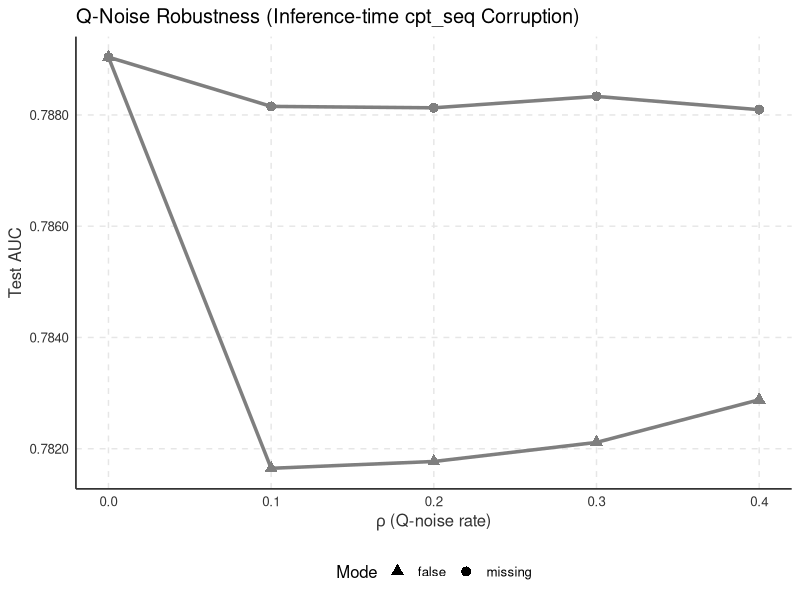
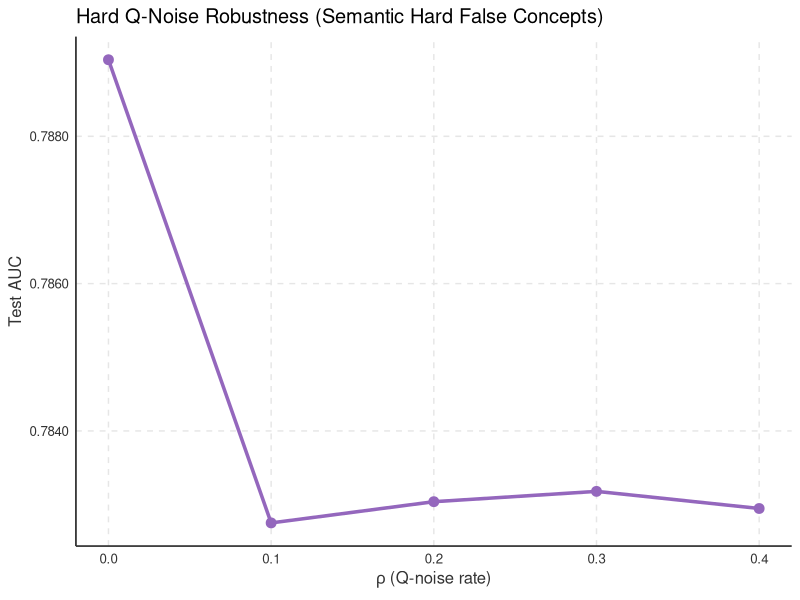
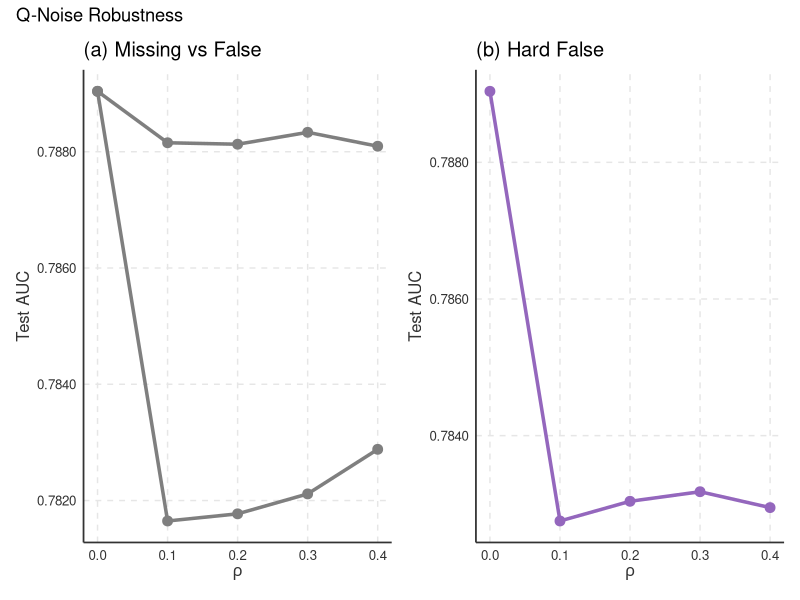
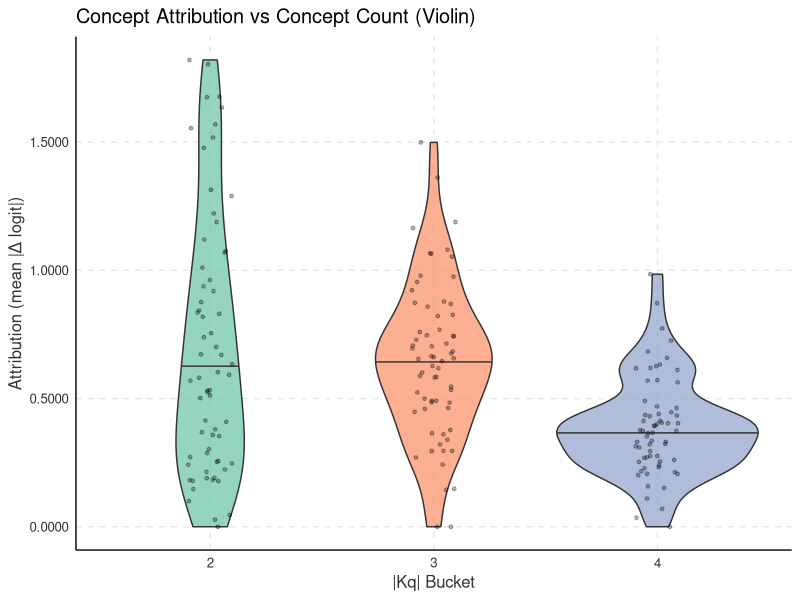
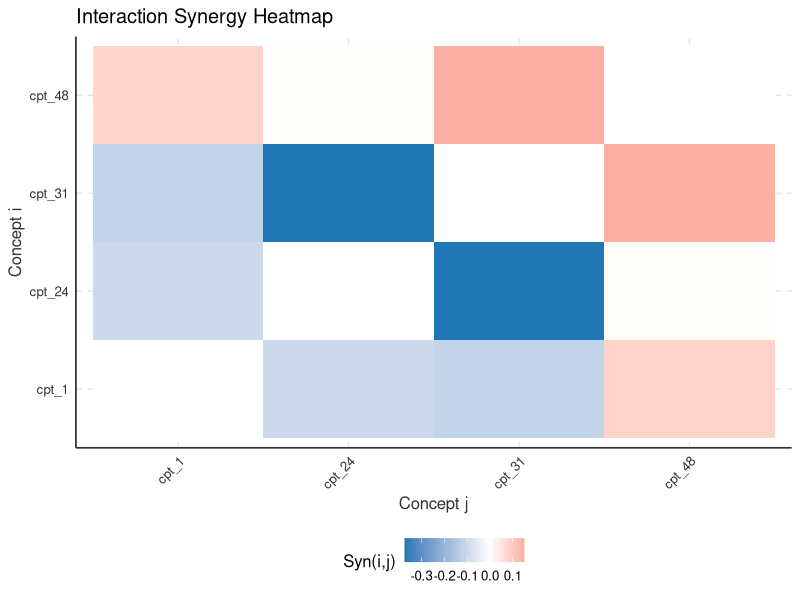
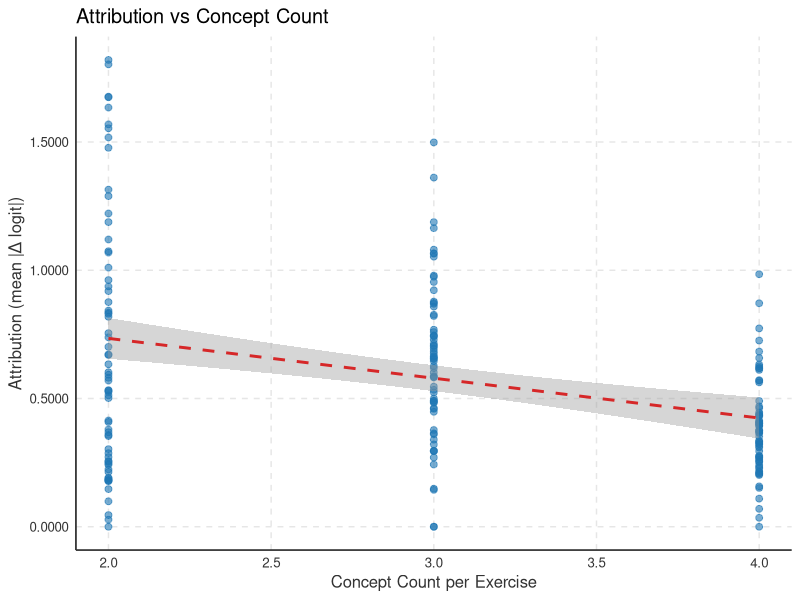

Generate these figures, in order, with R:
#!/usr/bin/env Rscript
# Experiment 3: Interaction & Q-Noise Plots (R version)
# Generate all plots for exp_m3_out/assist_09

library(ggplot2)
library(dplyr)
library(tidyr)
library(scales)
library(reshape2)

# Set working directory
setwd("/home/zsh/xph_image/exp_m3_out/assist_09")

# Publication-quality theme
theme_pub <- theme_minimal(base_size = 12) +
  theme(
    text = element_text(family = "sans"),
    plot.background = element_rect(fill = "white", color = NA),
    panel.background = element_rect(fill = "white", color = NA),
    panel.grid.major = element_line(color = "#E6E6E6", linetype = "dashed", linewidth = 0.5),
    panel.grid.minor = element_blank(),
    axis.line = element_line(color = "#333333", linewidth = 0.6),
    axis.text = element_text(color = "#333333"),
    axis.title = element_text(color = "#333333"),
    legend.position = "bottom",
    legend.background = element_rect(fill = "white", color = NA)
  )

# Color palette
colors <- c(
  blue = "#1f77b4",
  orange = "#ff7f0e",
  green = "#2ca02c",
  red = "#d62728",
  purple = "#9467bd",
  gray = "#7f7f7f"
)

# ============================================================
# Plot 1: Q-Noise Robustness Curve (missing vs false)
# ============================================================
cat("Generating qnoise_curve.png...\n")
qnoise <- read.csv("qnoise_curve.csv")

p1 <- ggplot(qnoise, aes(x = rho, y = auc, color = mode, shape = mode)) +
  geom_line(size = 1.2) +
  geom_point(size = 3) +
  scale_color_manual(values = c("missing" = colors["orange"], "false" = colors["red"])) +
  scale_shape_manual(values = c("missing" = 16, "false" = 17)) +
  labs(
    title = "Q-Noise Robustness (Inference-time cpt_seq Corruption)",
    x = expression(rho ~ "(Q-noise rate)"),
    y = "Test AUC",
    color = "Mode",
    shape = "Mode"
  ) +
  scale_y_continuous(labels = label_number(accuracy = 0.0001)) +
  theme_pub

ggsave("R_qnoise_curve.png", p1, width = 7, height = 5, dpi = 300)

# ============================================================
# Plot 2: Hard Q-Noise Curve
# ============================================================
cat("Generating qnoise_hard_curve.png...\n")
qnoise_hard <- read.csv("qnoise_hard_curve.csv")

p2 <- ggplot(qnoise_hard, aes(x = rho, y = auc)) +
  geom_line(color = colors["purple"], size = 1.2) +
  geom_point(color = colors["purple"], size = 3) +
  labs(
    title = "Hard Q-Noise Robustness (Semantic Hard False Concepts)",
    x = expression(rho ~ "(Q-noise rate)"),
    y = "Test AUC"
  ) +
  scale_y_continuous(labels = label_number(accuracy = 0.0001)) +
  theme_pub

ggsave("R_qnoise_hard_curve.png", p2, width = 7, height = 5, dpi = 300)

# ============================================================
# Plot 3: Q-Noise Combo (2 panels)
# ============================================================
cat("Generating qnoise_combo.png...\n")
library(patchwork)

# Panel a: missing vs false
pa <- ggplot(qnoise, aes(x = rho, y = auc, color = mode)) +
  geom_line(size = 1.2) +
  geom_point(size = 3) +
  scale_color_manual(values = c("missing" = colors["orange"], "false" = colors["red"])) +
  labs(title = "(a) Missing vs False", x = expression(rho), y = "Test AUC") +
  scale_y_continuous(labels = label_number(accuracy = 0.0001)) +
  theme_pub + theme(legend.position = "right")

# Panel b: hard false
pb <- ggplot(qnoise_hard, aes(x = rho, y = auc)) +
  geom_line(color = colors["purple"], size = 1.2) +
  geom_point(color = colors["purple"], size = 3) +
  labs(title = "(b) Hard False", x = expression(rho), y = "Test AUC") +
  scale_y_continuous(labels = label_number(accuracy = 0.0001)) +
  theme_pub

p3 <- pa + pb + plot_layout(ncol = 2) +
  plot_annotation(title = "Q-Noise Robustness")

ggsave("R_qnoise_combo.png", p3, width = 12, height = 5, dpi = 300)

# ============================================================
# Plot 4: Attribution Violin (by concept count bucket)
# ============================================================
cat("Generating attribution_violin.png...\n")
attribution <- read.csv("attribution_table.csv")

# Bucket concept count
attribution$bucket <- cut(attribution$concept_count,
                          breaks = c(0, 2, 3, 4, Inf),
                          labels = c("2", "3", "4", "5+"),
                          right = TRUE)

p4 <- ggplot(attribution, aes(x = bucket, y = attr_logit_mean, fill = bucket)) +
  geom_violin(alpha = 0.7, draw_quantiles = c(0.5)) +
  geom_jitter(width = 0.1, alpha = 0.3, size = 1) +
  scale_fill_brewer(palette = "Set2") +
  labs(
    title = "Concept Attribution vs Concept Count (Violin)",
    x = "|Kq| Bucket",
    y = "Attribution (mean |Δ logit|)"
  ) +
  scale_y_continuous(labels = label_number(accuracy = 0.0001)) +
  theme_pub +
  theme(legend.position = "none")

ggsave("R_attribution_violin.png", p4, width = 7, height = 5, dpi = 300)

# ============================================================
# Plot 5: Interaction Synergy Heatmap
# ============================================================
cat("Generating interaction_heatmap.png...\n")
interaction_matrix <- read.csv("interaction_matrix.csv", row.names = 1)
interaction_long <- melt(as.matrix(interaction_matrix))
colnames(interaction_long) <- c("Concept_i", "Concept_j", "Synergy")

p5 <- ggplot(interaction_long, aes(x = Concept_j, y = Concept_i, fill = Synergy)) +
  geom_tile() +
  scale_fill_gradient2(low = colors["blue"], mid = "white", high = colors["red"], midpoint = 0) +
  labs(
    title = "Interaction Synergy Heatmap",
    x = "Concept j",
    y = "Concept i",
    fill = "Syn(i,j)"
  ) +
  theme_pub +
  theme(axis.text.x = element_text(angle = 45, hjust = 1))

ggsave("R_interaction_heatmap.png", p5, width = 7, height = 6, dpi = 300)

# ============================================================
# Plot 6: Attribution Scatter (concept_count vs attr_logit_mean)
# ============================================================
cat("Generating attribution_scatter.png...\n")
p6 <- ggplot(attribution, aes(x = concept_count, y = attr_logit_mean)) +
  geom_point(color = colors["blue"], alpha = 0.6, size = 2) +
  geom_smooth(method = "lm", color = colors["red"], linetype = "dashed", se = TRUE) +
  labs(
    title = "Attribution vs Concept Count",
    x = "Concept Count per Exercise",
    y = "Attribution (mean |Δ logit|)"
  ) +
  scale_y_continuous(labels = label_number(accuracy = 0.0001)) +
  theme_pub

ggsave("R_attribution_scatter.png", p6, width = 7, height = 5, dpi = 300)

cat("All Experiment 3 plots generated!\n")
